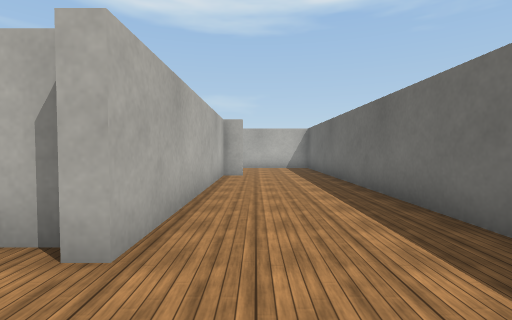
[1] (above)

22 first-person views from a walk through a robot-simulator world made for Webots. The camera is 0.45 m above the floor, tilts 2° down and sees 85° across. The floor is counted in squares, 0.5 m on a side. Each view is taken from the middle of a square. On the plan, view 1 faces up. The plan holds only what a view shows up to about 11 squares ahead; the rest is blank. The place goes on beyond the plan. Robots are left out. Webots' stock objects and surfaces are drawn as simple stand-ins.

[2]
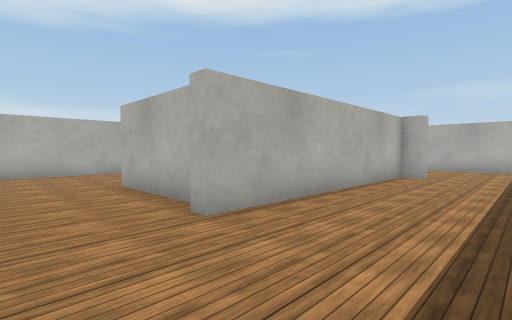

[3]
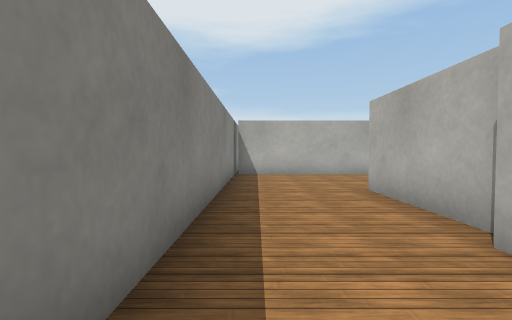

[4]
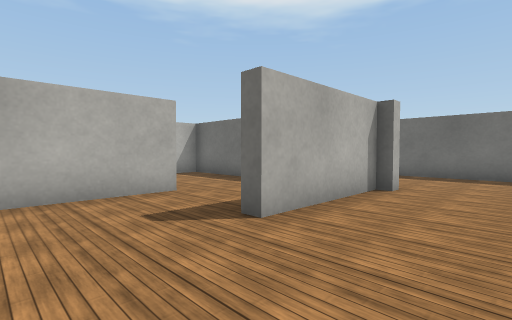

[5]
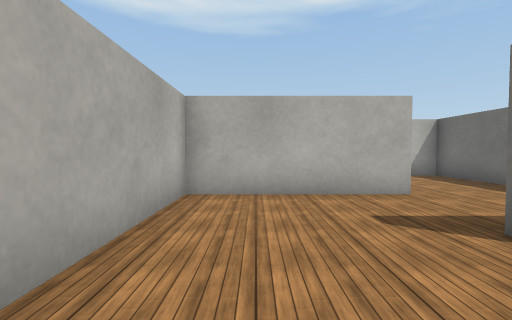

[6]
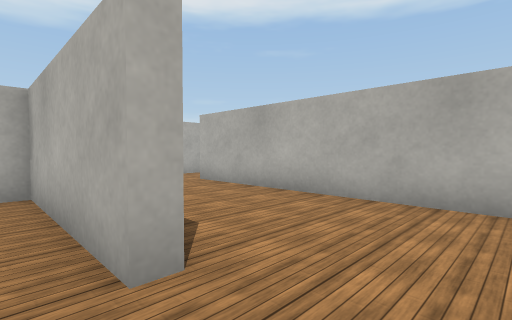

[7]
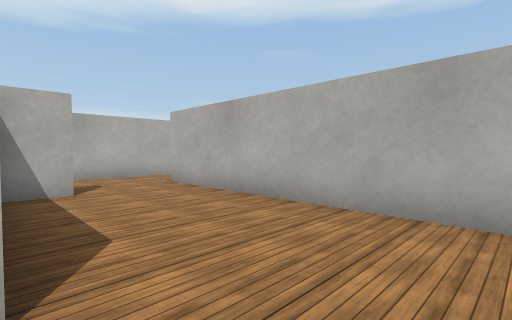

[8]
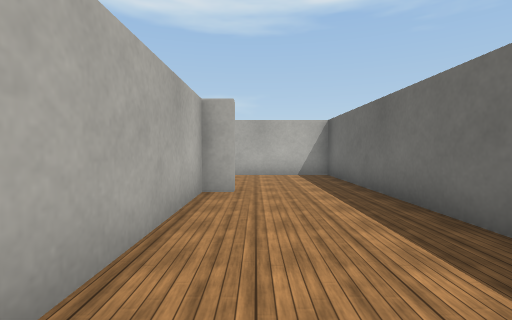

[9]
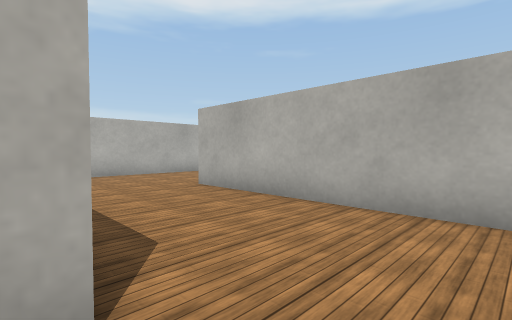

[10]
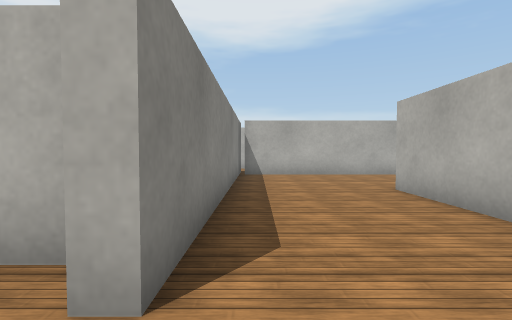

[11]
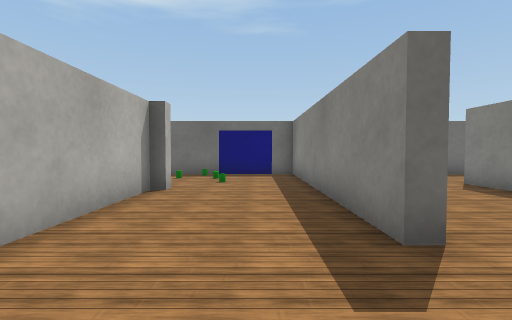

[12]
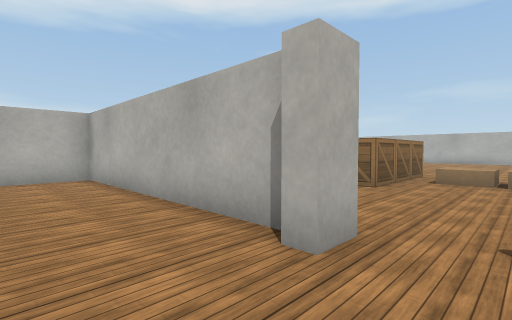

[13]
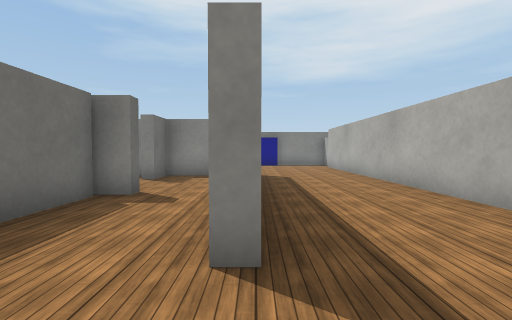

[14]
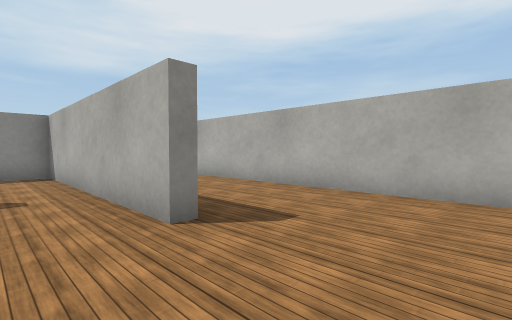

[15]
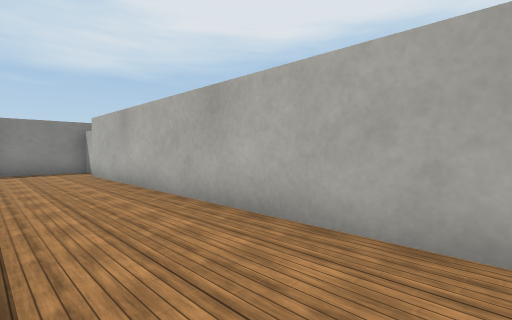

[16]
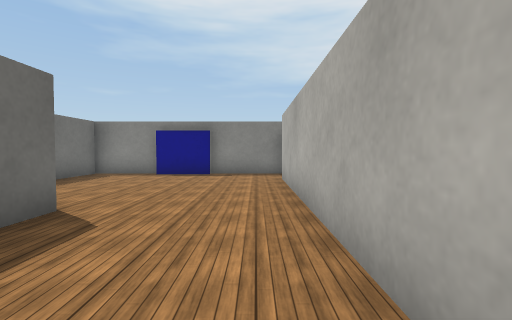

[17]
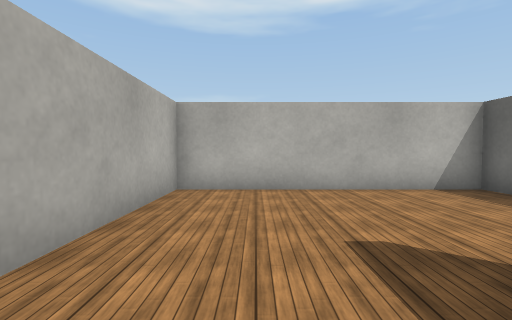

[18]
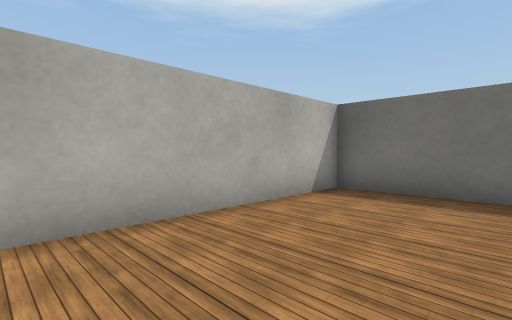

[19]
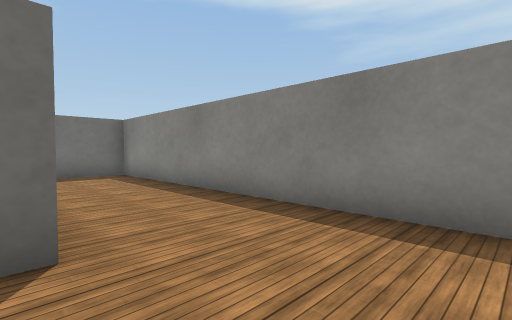

[20]
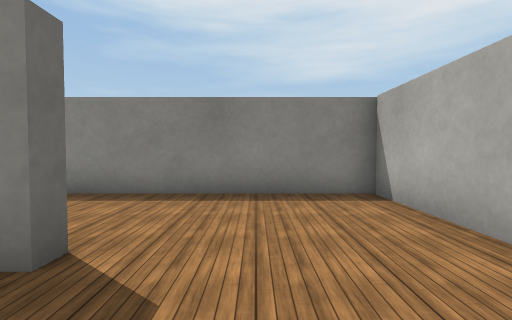

[21]
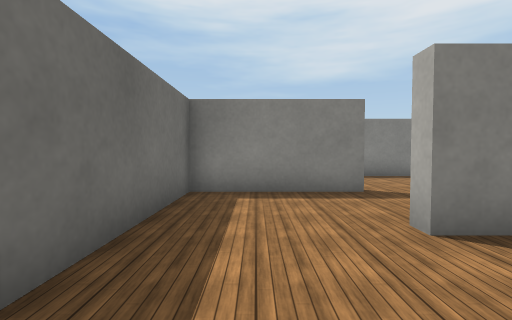

[22]
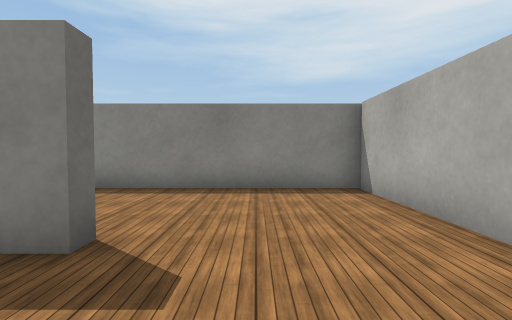

### Floor plan
Ten units are one square. View 1 is at (0, 0); x grows to the right and y downward. Boxes are objects, and circles mark ways between rooms. Rooms are numbered by the first view taken in them; rooms with no view inside come last. Other rooms are left out.
<svg viewBox="-176 -280 207 293">
<path fill="none" stroke="#000" d="M-12 -100 -12 -22 -16 -22 -16 -26 -53 -26 -53 -30M-48 -57 -94 -57 -94 7M-16 -184 -94 -184 -94 -105M-105 -104 -5 -104 -5 -100M-95 8 26 8 26 -142 -53 -142 -53 -146 -16 -146M-48 -61 -48 -57M-53 -30 -16 -30 -16 -65M-12 -189 -12 -180 -16 -180M-16 -146 26 -146 26 -193M-98 -105 -98 -126M-130 -59 -130 -69M-131 -139 -126 -139 -126 -61 -98 -61 -98 -73 -94 -73 -94 -63M-98 -153 -98 -184 -168 -184 -168 -11M-57 -61 -48 -61M-144 5 -122 5M-122 8 -95 8M-98 7 -98 -15M-171 -3 -171 5M-16 -65 -16 -100 -105 -100 -105 -104M-170 8 -141 8"/>
<rect x="-35" y="-275" width="10" height="50" fill="#bbb"><title>wooden box</title></rect>
<rect x="-25" y="-265" width="20" height="20" fill="#bbb"><title>cardboard box</title></rect>
<rect x="-5" y="-175" width="10" height="10" fill="#bbb"><title>other object</title></rect>
<rect x="-5" y="-265" width="10" height="20" fill="#bbb"><title>other object</title></rect>
<rect x="5" y="-175" width="10" height="10" fill="#bbb"><title>other object</title></rect>
<rect x="5" y="-195" width="10" height="10" fill="#bbb"><title>other object</title></rect>
<rect x="15" y="-185" width="10" height="10" fill="#bbb"><title>other object</title></rect>
<circle cx="-50" cy="-45" r="3" fill="#2a7"/>
<circle cx="-10" cy="-165" r="3" fill="#2a7"/>
<circle cx="-35" cy="-60" r="3" fill="#2a7"/>
<text x="0" y="-80">1</text>
<text x="-40" y="-50">2</text>
<text x="-70" y="-230">3</text>
<text x="-120" y="-90">4</text>
</svg>
Room 1 opens to room 2. Room 1 opens to room 3. Room 2 opens to room 4.

Where each view was taken, in squares from view 1:
view 1: 0 up, 0 right, facing up
view 2: 0 up, 2 right, facing up-left
view 3: 0 up, 1 right, facing left
view 4: 0 up, 8 left, facing up-right
view 5: 0 up, 8 left, facing up
view 6: 5 up, 3 left, facing up-left
view 7: 6 up, 3 left, facing up-left
view 8: 4 up, 0 right, facing up
view 9: 10 up, 1 right, facing up-left
view 10: 11 up, 1 right, facing left
view 11: 16 up, 8 left, facing right
view 12: 16 up, 0 right, facing up-left
view 13: 16 up, 13 left, facing down
view 14: 17 up, 11 left, facing down-left
view 15: 12 up, 14 left, facing down-left
view 16: 10 up, 16 left, facing down
view 17: 12 up, 15 left, facing up
view 18: 15 up, 16 left, facing up-right
view 19: 3 up, 8 left, facing down-right
view 20: 5 up, 7 left, facing down
view 21: 9 up, 3 left, facing down
view 22: 17 up, 7 left, facing down
